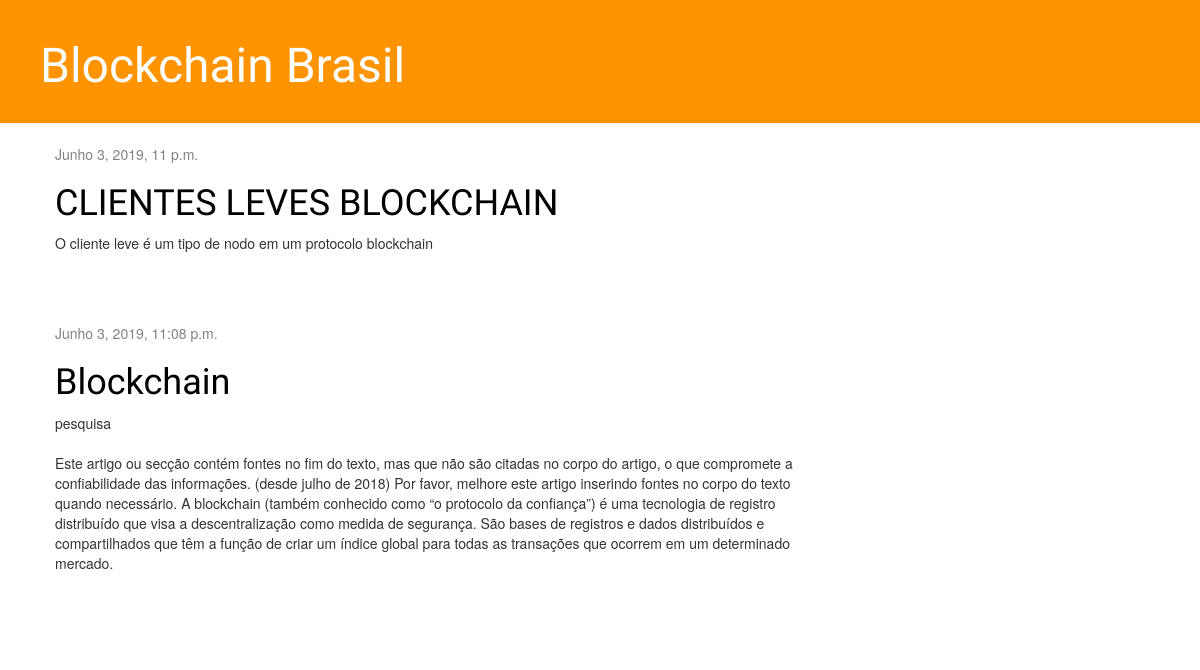
Before: / with the older database file.
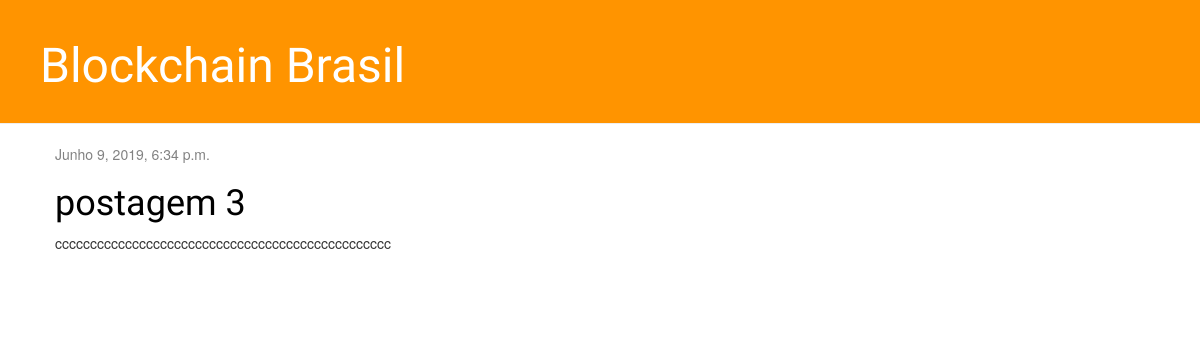
After: the same page with the newer database file.
### blog/models.py (models this page shows, shortened)
class Post(models.Model):
    author = models.ForeignKey('auth.User', on_delete=models.CASCADE)
    title = models.CharField(max_length=200)
    text = models.TextField()
    created_date = models.DateTimeField(
            default=timezone.now)
    published_date = models.DateTimeField(
            blank=True, null=True)

### blog/views.py (the view)
# urls.py: path('', views.post_list, name='post_list'),
def post_list(request):
    posts = Post.objects.filter(published_date__lte=timezone.now()).order_by('published_date')
    return render(request, 'blog/post_list.html', {'posts': posts})

### blog/templates/blog/post_list.html
{% extends 'blog/base.html' %}
{% block content %}
    {% for post in posts %}
        <div class="post">
            <div class="date">
                {{ post.published_date }}
            </div>
            <h1><a href="{% url 'post_detail' pk=post.pk %}">{{ post.title }}</a></h1>
            <p>{{ post.text|linebreaksbr }}</p>
        </div>
    {% endfor %}
{% endblock %}

Changed rows visible on the page:
removed Post: published_date "Junho 3, 2019, 11 p.m.", title "CLIENTES LEVES BLOCKCHAIN", text "O cliente leve é um tipo de nodo em um protocolo blockchain"
removed Post: published_date "Junho 3, 2019, 11:08 p.m.", title "Blockchain", text "pesquisa Este artigo ou secção contém fontes no fim do texto, mas que não são citadas no corpo do artigo, o que compromete a confiabilidade das informações. (desde julho de 2018) Por favor, melhore este artigo inserindo fontes no corpo do texto quando necessário. A blockchain (também conhecido como “o protocolo da confiança”) é uma tecnologia de registro distribuído que visa a descentralização como medida de segurança. São bases de registros e dados distribuídos e compartilhados que têm a função de criar um índice global para todas as transações que ocorrem em um determinado mercado."
added Post: published_date "Junho 9, 2019, 6:34 p.m.", title "postagem 3", text "cccccccccccccccccccccccccccccccccccccccccccccccc"
